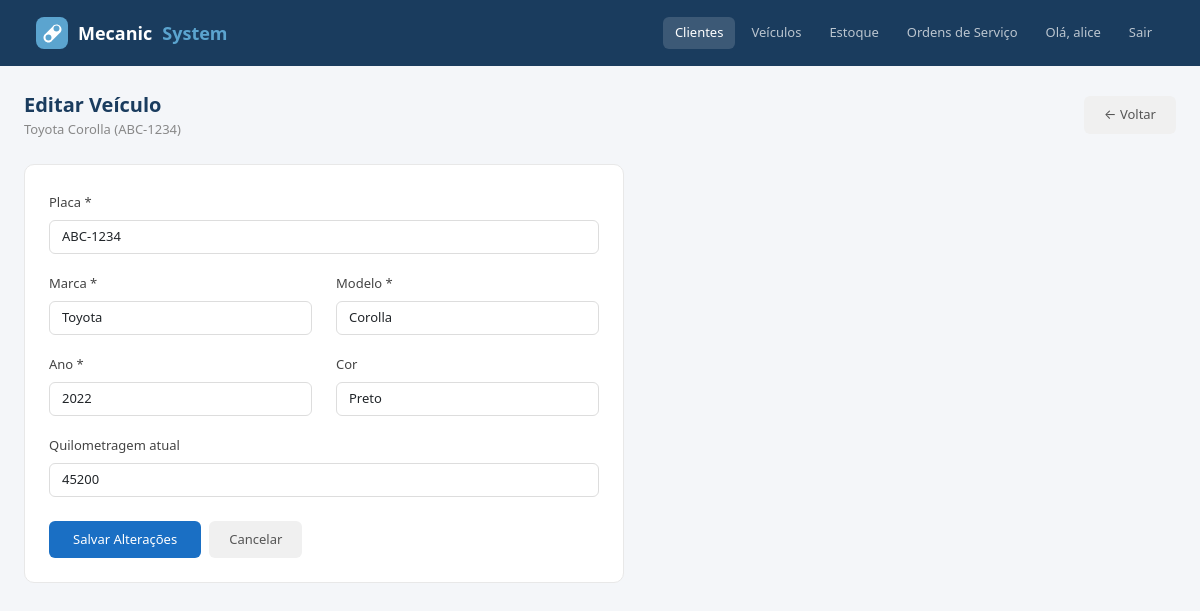
Page /clientes/veiculo/editar/2/ (signed in) on the committed database.
### clientes/models.py (models this page shows, shortened)
class Veiculo(models.Model):
    cliente = models.ForeignKey(Cliente, on_delete=models.CASCADE, related_name='veiculos')
    placa = models.CharField(max_length=10)
    modelo = models.CharField(max_length=100)
    marca = models.CharField(max_length=100)
    ano = models.IntegerField()
    cor = models.CharField(max_length=50, blank=True)
    quilometragem = models.IntegerField(default=0)

### clientes/views.py (the view, shortened to what this page needs)
# urls.py: path('veiculo/editar/<int:id>/', views.editar_veiculo, name='editar_veiculo'),
def editar_veiculo(request, id):
    veiculo = get_object_or_404(Veiculo, id=id)
    return render(
        request,
        'clientes/veiculos_editar.html',
        {'veiculo': veiculo}
    )

### clientes/templates/clientes/veiculos_editar.html (shortened to what this page needs)
{% extends "base.html" %}
{% load core_filters %}
{% block nav_clientes %}active{% endblock %}
{% block conteudo %}
<div class="d-flex justify-content-between align-items-center mb-4">
  <div>
    <div class="page-title">Editar Veículo</div>
    <div class="page-sub">{{ veiculo.marca }} {{ veiculo.modelo }} ({{ veiculo.placa }})</div>
  </div>
  <a href="/clientes/{{ veiculo.cliente.id }}/veiculos/" class="btn-cancelar">← Voltar</a>
</div>
<div class="form-card" style="max-width:600px">
  <form method="post">
    <div class="mb-3">
      <label class="form-label">Placa *</label>
      <input type="text" name="placa" class="form-control" value="{{ veiculo.placa }}" required maxlength="10">
    </div>
    <div class="row">
      <div class="col-md-6 mb-3">
        <label class="form-label">Marca *</label>
        <input type="text" name="marca" class="form-control" value="{{ veiculo.marca }}" required>
      </div>
      <div class="col-md-6 mb-3">
        <label class="form-label">Modelo *</label>
        <input type="text" name="modelo" class="form-control" value="{{ veiculo.modelo }}" required>
      </div>
    </div>
    <div class="row">
      <div class="col-md-6 mb-3">
        <label class="form-label">Ano *</label>
        <input type="number" name="ano" class="form-control" value="{{ veiculo.ano }}" required min="1900" max="2099">
      </div>
      <div class="col-md-6 mb-3">
        <label class="form-label">Cor</label>
        <input type="text" name="cor" class="form-control" value="{{ veiculo.cor }}">
      </div>
    </div>
    <div class="mb-3">
      <label class="form-label">Quilometragem atual</label>
      <input type="number" name="quilometragem" class="form-control" value="{{ veiculo.quilometragem }}" min="0">
    </div>
    <div class="d-flex gap-2 mt-4">
      <button type="submit" class="btn-salvar">Salvar Alterações</button>
      <a href="/clientes/{{ veiculo.cliente.id }}/veiculos/" class="btn-cancelar">Cancelar</a>
    </div>
  </form>
</div>
{% endblock %}

### templates/base.html (shortened to what this page needs)
<!DOCTYPE html>
<html lang="pt-br">
<head>
  <link href="https://cdn.jsdelivr.net/npm/bootstrap@5.3.0/dist/css/bootstrap.min.css" rel="stylesheet">
</head>
<body>
  <nav class="navbar navbar-expand-lg navbar-mecasystem">
    <div class="container-fluid">
      <a class="navbar-brand" href="/" style="display:flex;align-items:center;gap:10px">
  Mecanic<span>System</span>
</a>
      <div class="collapse navbar-collapse">
        <ul class="navbar-nav ms-auto gap-1">
          {% if user.is_authenticated %}
            <li class="nav-item"><a class="nav-link {% block nav_clientes %}{% endblock %}" href="/clientes/">Clientes</a></li>
            <li class="nav-item"><a class="nav-link {% block nav_veiculos %}{% endblock %}" href="{% url 'listar_veiculos' %}">Veículos</a></li>
            <li class="nav-item"><a class="nav-link {% block nav_estoque %}{% endblock %}" href="/estoque/">Estoque</a></li>
            <li class="nav-item"><a class="nav-link {% block nav_ordens %}{% endblock %}" href="/ordens/">Ordens de Serviço</a></li>
            <li class="nav-item"><a class="nav-link" href="#">Olá, {{ user.username }}</a></li>
            <li class="nav-item">
              <form method="post" action="{% url 'logout' %}" style="display:inline; margin:0;">
                <button type="submit" class="nav-link" style="background:none; border:none; padding:6px 12px; color: rgba(255,255,255,0.7); cursor:pointer;">Sair</button>
              </form>
            </li>
          {% else %}
            <li class="nav-item"><a class="nav-link" href="{% url 'login' %}">Login</a></li>
            <li class="nav-item"><a class="nav-link" href="{% url 'registrar' %}">Registrar</a></li>
          {% endif %}
        </ul>
      </div>
    </div>
  </nav>
  <div class="container-fluid px-4 py-4">
    {% block conteudo %}{% endblock %}
  </div>
</body>
</html>

### templates/base.html (style rules this page uses)
body { background: #f4f6f9; }
.navbar-mecasystem { background: #1a3c5e; padding: 12px 24px; }
.navbar-mecasystem .navbar-brand { color: #fff; font-weight: 600; font-size: 18px; }
.navbar-mecasystem .navbar-brand span { color: #5ba4cf; }
.navbar-mecasystem .nav-link { color: rgba(255,255,255,0.7) !important; font-size: 13px; padding: 6px 12px !important; border-radius: 6px; }
.navbar-mecasystem .nav-link:hover, .navbar-mecasystem .nav-link.active { background: rgba(255,255,255,0.15); color: #fff !important; }
.page-title { font-size: 20px; font-weight: 600; color: #1a3c5e; }
.page-sub { font-size: 13px; color: #888; }
.form-card { background: #fff; border-radius: 10px; border: 1px solid #e8e8e8; padding: 24px; }
.form-label { font-size: 13px; font-weight: 500; color: #444; }
.form-control { font-size: 13px; border-color: #ddd; }
.btn-salvar { background: #1a6fc4; color: #fff; border: none; padding: 9px 24px; border-radius: 6px; font-size: 13px; font-weight: 500; }
.btn-cancelar { background: #f0f0f0; color: #555; border: none; padding: 9px 20px; border-radius: 6px; font-size: 13px; text-decoration: none; }

### rows in the picture
Veiculo: marca "Toyota", modelo "Corolla", placa "ABC-1234", ano "2022", cor "Preto", quilometragem "45200"

### other values in the picture
{{ user.username }} "alice"
